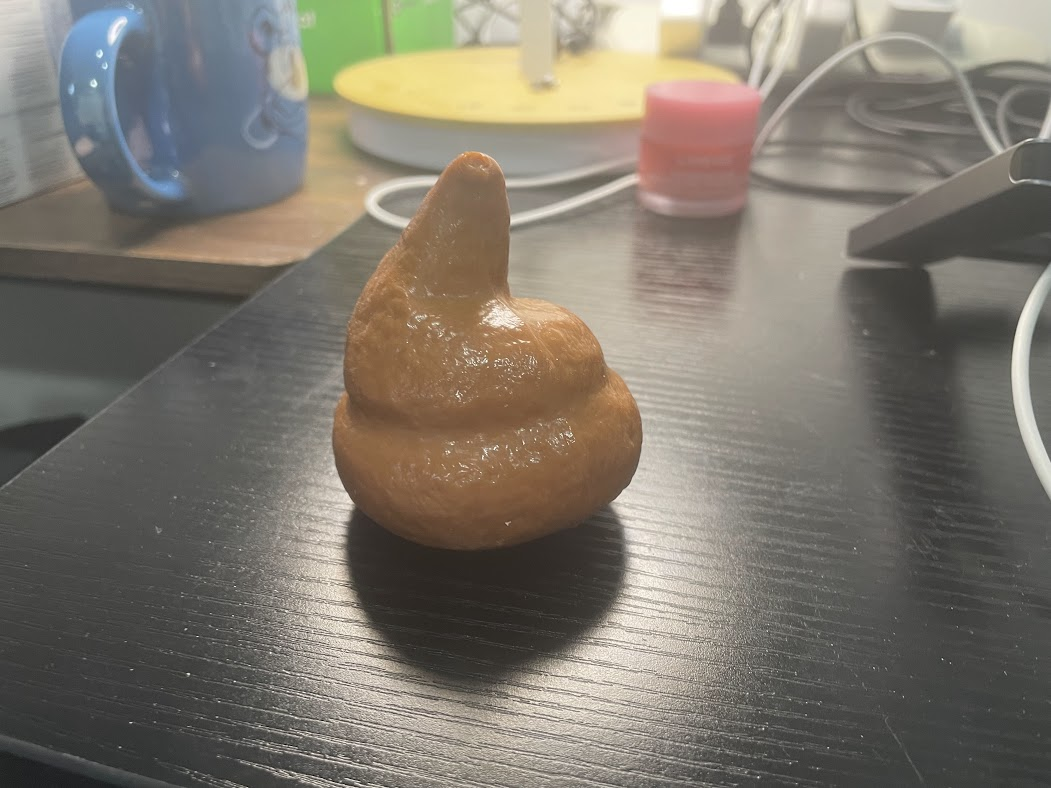
#> input picture learning_node/learning_node/sample.jpg, 1051 x 788 px
$ python -i node_object_webcam.py   (imports and definitions only)
#> lines starting #> are read from the running program, lines starting #| are printed output that depends on the picture; after the words box and inside, x2 and y2 are one past the last pixel; in counts of white or black regions, pixels touching at a corner belong together
#> further down, picture is the input picture: shape (788, 1051, 3); mean B, G, R 108.5, 119, 125.2
#!/usr/bin/env python3
# -*- coding: utf-8 -*-

"""
@作者: 古月居(www.guyuehome.com)
@说明: ROS2节点示例-通过摄像头识别检测图片中出现的苹果
"""

import rclpy                            # ROS2 Python接口库
from rclpy.node import Node             # ROS2 节点类
import cv2                              # OpenCV图像处理库
import numpy as np                      # Python数值计算库

lower_brown = np.array([10, 50, 60])    # Poop的HSV阈值下限
upper_brown = np.array([40, 225, 255])  # Poop的HSV阈值上限

def object_detect(image):
    hsv_img = cv2.cvtColor(image, cv2.COLOR_BGR2HSV)                       # 图像从BGR颜色模型转换为HSV模型
#> hsv_img: shape (788, 1051, 3); mean H, S, V 29, 36.5, 127.6
    mask_red = cv2.inRange(hsv_img, lower_brown, upper_brown)                  # 图像二值化
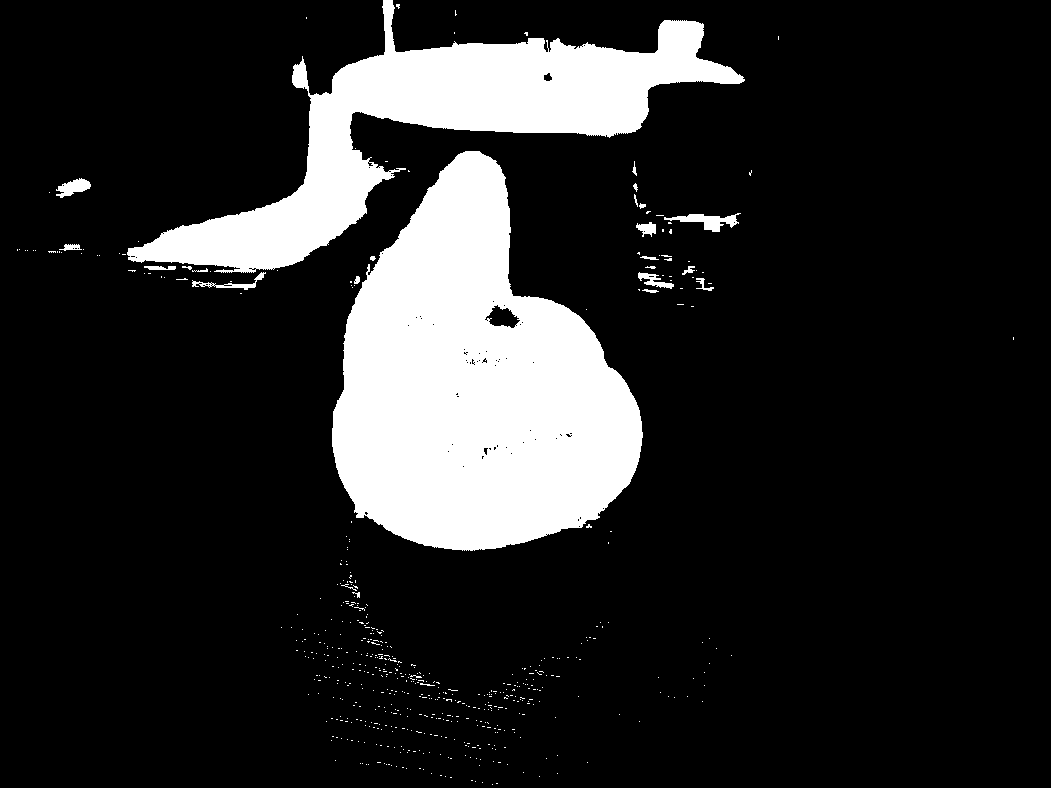
#> mask_red: shape (788, 1051); 15.5% white; 566 white regions (541 under 20 px)

    contours, hierarchy = cv2.findContours(mask_red, cv2.RETR_LIST, cv2.CHAIN_APPROX_NONE) # 图像中轮廓检测
#> contours = 660 contours, 643 with area under 20; largest, box (x1, y1, x2, y2) and area: (332, 151, 643, 551) 79615, (127, 0, 745, 273) 44394, (664, 213, 741, 232) 508, (484, 304, 521, 329) 496, (56, 178, 91, 198) 334

    for cnt in contours:                                                   # 去除一些轮廓面积太小的噪声
        if cnt.shape[0] < 500:
            continue

        (x, y, w, h) = cv2.boundingRect(cnt)                               # 得到苹果所在轮廓的左上角xy像素坐标及轮廓范围的宽和高
        cv2.drawContours(image, [cnt], -1, (0, 255, 0), 2)                 # 将苹果的轮廓勾勒出来
        cv2.circle(image, (int(x+w/2), int(y+h/2)), 5, (0, 255, 0), -1)    # 将苹果的图像中心点画出来
#> this loop made 660 passes
#> cnt on passes 1 to 3: [[492, 784]], [[496, 783], [497, 783]], [[482, 782]]
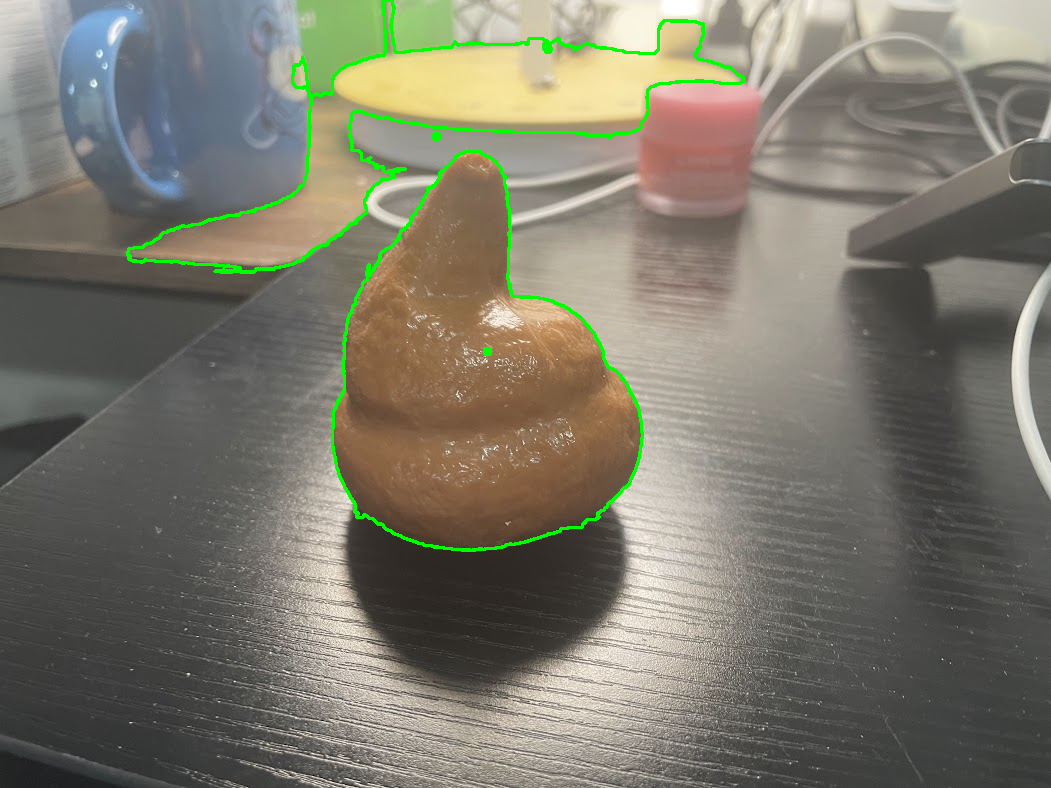
#> image: shape (788, 1051, 3); 1.33% of pixels changed, all inside (x1, y1, x2, y2) = (126, 0, 746, 552)

    cv2.imshow("object", image)                                            # 使用OpenCV显示处理后的图像效果
    cv2.waitKey(500)

def main(args=None):                                                       # ROS2节点主入口main函数
    rclpy.init(args=args)                                                  # ROS2 Python接口初始化
    node = Node("node_object_webcam")                                      # 创建ROS2节点对象并进行初始化
    node.get_logger().info("ROS2节点示例：检测图像中的Poop")

    cap = cv2.VideoCapture(0)


    while rclpy.ok():
        ret, image = cap.read()          # 读取一帧图像

        if ret == True:
            object_detect(image)          # 苹果检测

    node.destroy_node()                  # 销毁节点对象
    rclpy.shutdown()                     # 关闭ROS2 Python接

>>> import cv2
>>> picture = cv2.imread('sample.jpg')
>>> result = object_detect(picture)
